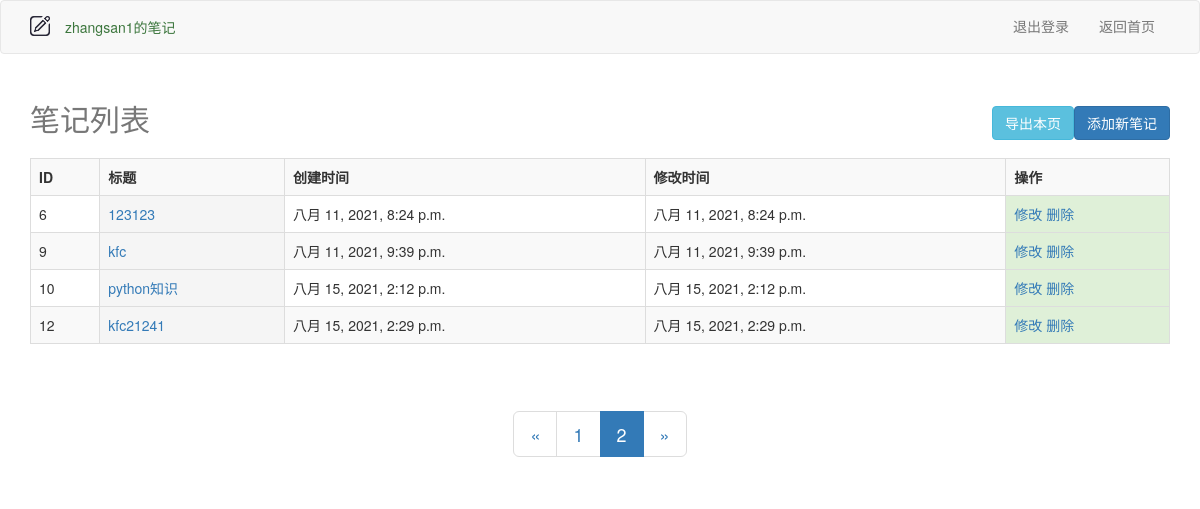
Before: /note/list?page=2 (signed in) with the older database file.
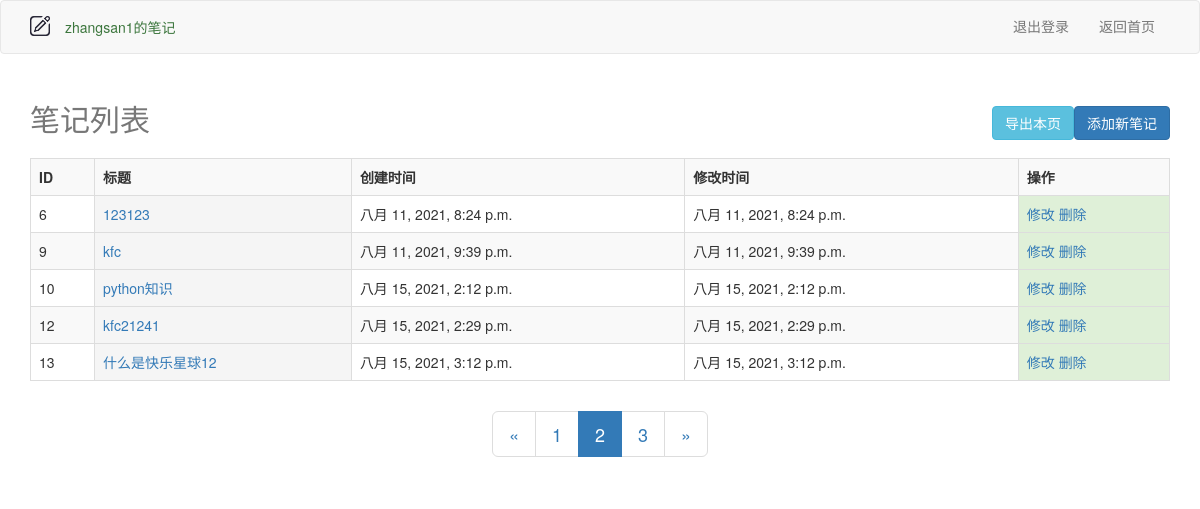
After: the same page with the newer database file.
### note/models.py (models this page shows)
class Note(models.Model):
    title=models.CharField('标题', max_length=100)
    content=models.TextField('内容')
    created_time=models.DateTimeField('创建时间',auto_now_add=True)
    updated_time=models.DateTimeField('创建时间',auto_now=True)
    user = models.ForeignKey(User, on_delete=models.CASCADE)

### note/views.py (the view, shortened to what this page needs)
    def wrap(request, *args, **kwargs):
        return fn(request, *args, **kwargs)

### note/views.py (called while the page is built, shortened)
def check_login(fn):
    def wrap(request, *args, **kwargs):
        return fn(request, *args, **kwargs)
    return wrap

@check_login
def list_view(request):
    page_num = request.GET.get("page",1)
    user_id=request.session['uid']
    noteList = Note.objects.filter(user_id=user_id)
    p = Paginator(noteList,5)
    page_obj=p.get_page(page_num)
    return render(request, 'note/list_note.html', locals())

### note/templates/note/list_note.html (shortened to what this page needs)
{% extends "base.html" %}
{% load static %}
{% block body %}
<nav class="navbar navbar-default">
   <div class="container">
    <div class="navbar-header">
      <a class="navbar-brand" href="#"><img src="{% static "note/images/brand.png" %}" alt="brand" width="20px"></a>
      <ul class="nav navbar-nav">
        <li class="active"><p class="text-success" id="session_id">{{ request.session.username }}的笔记</p></li>
      </ul>
    </div>
    <div class="collapse navbar-collapse" id="bs-example-navbar-collapse-1">
      <ul class="nav navbar-nav navbar-right">
        <li><a href="/user/logout">退出登录</a></li>
        <li><a href="/index">返回首页</a></li>
      </ul>
    </div>
    </div>
</nav>
<div class="container" style="height: 317.24px">
<div class="table-responsive" >
    <table class="table table-striped table-bordered table-hover">
        <caption><h2>笔记列表 <p class="pull-right"><a href="/note/produce_csv" class="btn btn-info">导出本页</a><a href="/note/add" class="btn btn-primary">添加新笔记</a></p></h2> </caption>
        <tr>
            <th>ID</th>
            <th>标题</th>
            <th>创建时间</th>
            <th>修改时间</th>
            <th>操作</th>
        </tr>
        {% for foo in page_obj %}
        <tr>
            <td>{{ foo.id }}</td>
            <td class="active"><a href="/note/detail?id={{ foo.id }}">{{ foo.title }}</a></td>
            <td>{{ foo.created_time }}</td>
            <td>{{ foo.updated_time }}</td>
            <td class="success">
                <a href="/note/edit?id={{ foo.id }}">修改</a>
                <a href="/note/delete/{{ foo.id }}">删除</a>
            </td>
         </tr>
        {% endfor %}
    </table>
</div>
</div>
<div class="container text-center">
    <nav aria-label="Page navigation">
      <ul class="pagination pagination-lg">
        <li>
          <a {% if page_obj.has_previous %}
                  href="/note/list?page={{ page_obj.previous_page_number }}"
                  {% endif %} aria-label="Previous">
            <span aria-hidden="true">&laquo;</span>
          </a>
        </li>
        {% for foo in p.page_range %}
          <li
          {% if foo == page_obj.number %}
              class="active"
          {% endif %}
          ><a
                {% if foo != page_obj.number %}
                  href="/note/list?page={{ foo }}"
                {% endif %}
          >{{ foo }}</a></li>
        {% endfor %}
        <li>
          <a {% if page_obj.has_next %}
                  href="/note/list?page={{ page_obj.next_page_number }}"
                   {% endif %} aria-label="Next">
            <span aria-hidden="true">&raquo;</span>
          </a>
        </li>
      </ul>
    </nav>
</div>
{% endblock %}

Changed rows visible on the page:
added Note: id "13", title "什么是快乐星球12", created_time "八月 15, 2021, 3:12 p.m.", updated_time "八月 15, 2021, 3:12 p.m."
Other visible differences:
new list line: "3"
